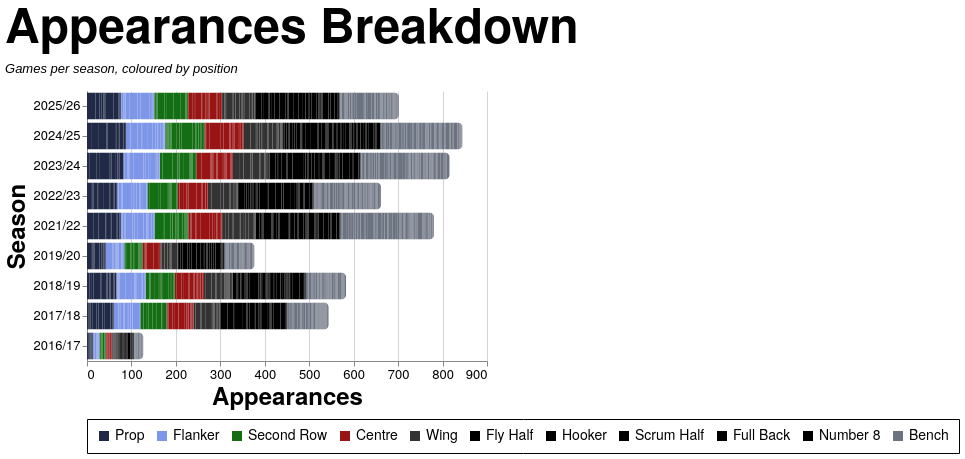

Here is the Vega-Lite specification saved for this chart:
### Vega-Lite specification from a JSON file in a GitHub repository (floating-point values rounded to 4 significant figures; data arrays with more than 128 entries replaced by an {"elided": "..."} marker saying what was removed)
{"config": {"axis": {"labelFont": "PT Sans Narrow, Helvetica Neue, Helvetica, Arial, sans-serif", "titleFont": "PT Sans Narrow, Helvetica Neue, Helvetica, Arial, sans-serif", "labelFontSize": 13, "titleFontSize": 24, "gridColor": "#202947", "gridOpacity": 0.2, "zindex": 1}, "text": {"font": "Lato, sans-serif"}, "bar": {"cornerRadiusEnd": 5}, "header": {"labelFont": "PT Sans Narrow, Helvetica Neue, Helvetica, Arial, sans-serif", "titleFont": "PT Sans Narrow, Helvetica Neue, Helvetica, Arial, sans-serif", "labelFontSize": 24, "titleFontSize": 28, "labelFontWeight": "bold", "orient": "left"}, "legend": {"labelFont": "PT Sans Narrow, Helvetica Neue, Helvetica, Arial, sans-serif", "titleFont": "PT Sans Narrow, Helvetica Neue, Helvetica, Arial, sans-serif", "labelFontSize": 14, "titleFontSize": 16, "titlePadding": 5, "fillColor": "white", "strokeColor": "black", "padding": 10, "titleFontWeight": "lighter", "titleFontStyle": "italic", "titleColor": "gray", "offset": 10}, "title": {"font": "PT Sans Narrow, Helvetica Neue, Helvetica, Arial, sans-serif", "fontSize": 48, "fontWeight": "bold", "anchor": "start", "align": "center", "titlePadding": 20, "subtitlePadding": 10, "subtitleFontSize": 13, "subtitleColor": "", "subtitleFontStyle": "italic", "offset": 15, "color": "black"}, "axisX": {"labelAngle": 0}, "facet": {"title": null, "header": null, "align": {"row": "each", "column": "each"}, "spacing": 10}, "resolve": {"scale": {"y": "independent", "facet": "independent"}}, "background": "transparent", "scale": {"offsetBandPaddingOuter": 0.2, "offsetBandPaddingInner": 0.1}, "view": {"stroke": null, "background": "transparent"}}, "data": {"name": "data-7eac9713cd7791dd5194fb058eb474dd"}, "mark": {"type": "bar"}, "encoding": {"color": {"field": "color_value", "legend": {"orient": "bottom", "title": null}, "scale": {"domain": ["Prop", "Flanker", "Second Row", "Centre", "Wing", "Fly Half", "Hooker", "Scrum Half", "Full Back", "Number 8", "Bench"], "range": ["#202946", "#7d96e8", "#146f14", "#991515", "#333333", "#000000", "#000000", "#000000", "#000000", "#000000", "#6b7280"]}, "type": "nominal"}, "order": {"field": "stack_order", "type": "quantitative"}, "tooltip": [{"field": "player", "title": "Player", "type": "nominal"}, {"field": "season", "title": "Season", "type": "nominal"}, {"field": "color_value", "title": "Position", "type": "nominal"}, {"aggregate": "sum", "field": "apps", "title": "Appearances", "type": "quantitative"}], "x": {"aggregate": "sum", "field": "apps", "title": "Appearances", "type": "quantitative"}, "y": {"field": "season", "sort": {"field": "season_sort", "op": "max", "order": "descending"}, "title": "Season", "type": "nominal"}}, "height": {"step": 30}, "title": {"text": "Appearances Breakdown", "subtitle": "Games per season, coloured by position"}, "width": 400, "$schema": "https://vega.github.io/schema/vega-lite/v5.20.1.json", "datasets": {"data-7eac9713cd7791dd5194fb058eb474dd": {"elided": "2509 records"}}}
